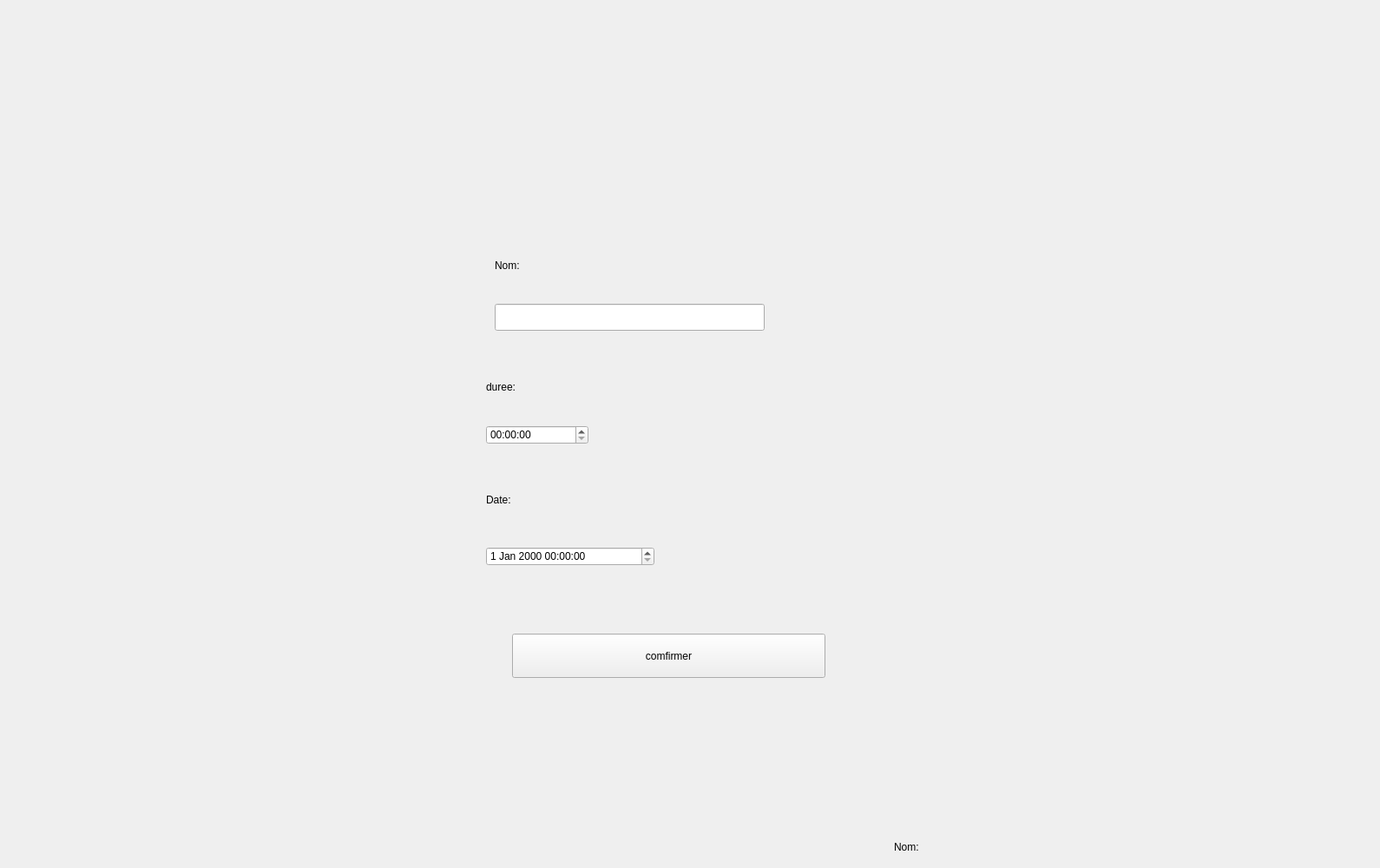
    <widget class="QWidget" name="modifieremission">
     <widget class="QLabel" name="label_160">
      <property name="geometry">
       <rect>
        <x>560</x>
        <y>560</y>
        <width>121</width>
        <height>31</height>
       </rect>
      </property>
      <property name="text">
       <string>Date:</string>
      </property>
     </widget>
     <widget class="QLabel" name="label_161">
      <property name="geometry">
       <rect>
        <x>1030</x>
        <y>960</y>
        <width>81</width>
        <height>31</height>
       </rect>
      </property>
      <property name="text">
       <string>Nom:</string>
      </property>
     </widget>
     <widget class="QPushButton" name="pushButton_confirmer">
      <property name="geometry">
       <rect>
        <x>590</x>
        <y>730</y>
        <width>361</width>
        <height>51</height>
       </rect>
      </property>
      <property name="text">
       <string>comfirmer</string>
      </property>
     </widget>
     <widget class="QLineEdit" name="lineEdit_nom">
      <property name="geometry">
       <rect>
        <x>570</x>
        <y>350</y>
        <width>311</width>
        <height>31</height>
       </rect>
      </property>
     </widget>
     <widget class="QDateTimeEdit" name="dateTimeEdit_date">
      <property name="geometry">
       <rect>
        <x>560</x>
        <y>630</y>
        <width>194</width>
        <height>22</height>
       </rect>
      </property>
     </widget>
     <widget class="QLabel" name="label_162">
      <property name="geometry">
       <rect>
        <x>560</x>
        <y>430</y>
        <width>81</width>
        <height>31</height>
       </rect>
      </property>
      <property name="text">
       <string>duree:</string>
      </property>
     </widget>
     <widget class="QLabel" name="label_163">
      <property name="geometry">
       <rect>
        <x>570</x>
        <y>290</y>
        <width>81</width>
        <height>31</height>
       </rect>
      </property>
      <property name="text">
       <string>Nom:</string>
      </property>
     </widget>
     <widget class="QLabel" name="label_164">
      <property name="geometry">
       <rect>
        <x>-30</x>
        <y>10</y>
        <width>1581</width>
        <height>871</height>
       </rect>
      </property>
      <property name="styleSheet">
       <string notr="true">
border-image: url(:/Sign In1.png);</string>
      </property>
      <property name="text">
       <string/>
      </property>
     </widget>
     <widget class="QTimeEdit" name="timeEdit_duree">
      <property name="geometry">
       <rect>
        <x>560</x>
        <y>490</y>
        <width>118</width>
        <height>22</height>
       </rect>
      </property>
     </widget>
     <zorder>label_164</zorder>
     <zorder>label_160</zorder>
     <zorder>label_161</zorder>
     <zorder>pushButton_confirmer</zorder>
     <zorder>lineEdit_nom</zorder>
     <zorder>dateTimeEdit_date</zorder>
     <zorder>label_162</zorder>
     <zorder>label_163</zorder>
     <zorder>timeEdit_duree</zorder>
    </widget>
